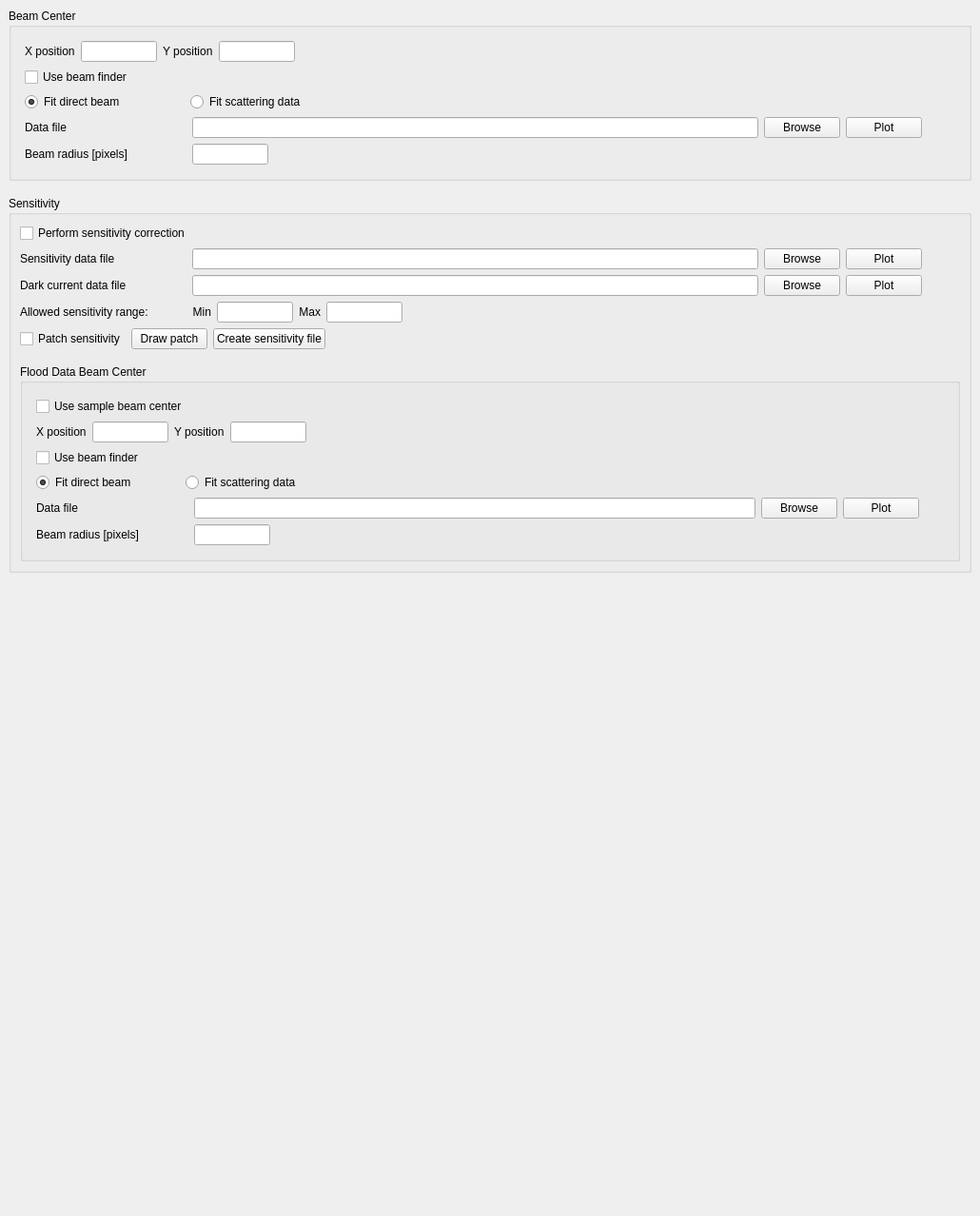
<?xml version="1.0" encoding="UTF-8"?>
<ui version="4.0">
 <class>Frame</class>
 <widget class="QFrame" name="Frame">
  <property name="geometry">
   <rect>
    <x>0</x>
    <y>0</y>
    <width>1030</width>
    <height>1278</height>
   </rect>
  </property>
  <property name="sizePolicy">
   <sizepolicy hsizetype="Expanding" vsizetype="Preferred">
    <horstretch>0</horstretch>
    <verstretch>0</verstretch>
   </sizepolicy>
  </property>
  <property name="windowTitle">
   <string>Frame</string>
  </property>
  <property name="frameShape">
   <enum>QFrame::NoFrame</enum>
  </property>
  <property name="frameShadow">
   <enum>QFrame::Raised</enum>
  </property>
  <layout class="QVBoxLayout" name="verticalLayout">
   <property name="margin">
    <number>0</number>
   </property>
   <item>
    <widget class="QScrollArea" name="scrollArea">
     <property name="frameShape">
      <enum>QFrame::NoFrame</enum>
     </property>
     <property name="widgetResizable">
      <bool>true</bool>
     </property>
     <widget class="QWidget" name="scrollAreaWidgetContents">
      <property name="geometry">
       <rect>
        <x>0</x>
        <y>0</y>
        <width>1030</width>
        <height>1278</height>
       </rect>
      </property>
      <layout class="QVBoxLayout" name="verticalLayout_9">
       <item>
        <widget class="QGroupBox" name="beam_center_grpbox">
         <property name="sizePolicy">
          <sizepolicy hsizetype="Expanding" vsizetype="Preferred">
           <horstretch>0</horstretch>
           <verstretch>0</verstretch>
          </sizepolicy>
         </property>
         <property name="title">
          <string>Beam Center</string>
         </property>
         <layout class="QVBoxLayout" name="verticalLayout_5">
          <item>
           <layout class="QVBoxLayout" name="verticalLayout_4">
            <property name="sizeConstraint">
             <enum>QLayout::SetMaximumSize</enum>
            </property>
            <property name="margin">
             <number>5</number>
            </property>
            <item>
             <layout class="QHBoxLayout" name="horizontalLayout">
              <item>
               <widget class="QLabel" name="x_pos_label">
                <property name="sizePolicy">
                 <sizepolicy hsizetype="Preferred" vsizetype="Fixed">
                  <horstretch>0</horstretch>
                  <verstretch>0</verstretch>
                 </sizepolicy>
                </property>
                <property name="text">
                 <string>X position</string>
                </property>
               </widget>
              </item>
              <item>
               <widget class="QLineEdit" name="x_pos_edit">
                <property name="minimumSize">
                 <size>
                  <width>80</width>
                  <height>0</height>
                 </size>
                </property>
                <property name="maximumSize">
                 <size>
                  <width>80</width>
                  <height>16777215</height>
                 </size>
                </property>
                <property name="toolTip">
                 <string>Position of the beam in X, in pixels</string>
                </property>
               </widget>
              </item>
              <item>
               <widget class="QLabel" name="y_pos_label">
                <property name="sizePolicy">
                 <sizepolicy hsizetype="Preferred" vsizetype="Fixed">
                  <horstretch>0</horstretch>
                  <verstretch>0</verstretch>
                 </sizepolicy>
                </property>
                <property name="text">
                 <string>Y position</string>
                </property>
               </widget>
              </item>
              <item>
               <widget class="QLineEdit" name="y_pos_edit">
                <property name="minimumSize">
                 <size>
                  <width>80</width>
                  <height>0</height>
                 </size>
                </property>
                <property name="maximumSize">
                 <size>
                  <width>80</width>
                  <height>16777215</height>
                 </size>
                </property>
                <property name="toolTip">
                 <string>Position of the beam in Y, in pixels.</string>
                </property>
               </widget>
              </item>
              <item>
               <spacer name="horizontalSpacer_4">
                <property name="orientation">
                 <enum>Qt::Horizontal</enum>
                </property>
                <property name="sizeHint" stdset="0">
                 <size>
                  <width>40</width>
                  <height>20</height>
                 </size>
                </property>
               </spacer>
              </item>
             </layout>
            </item>
            <item>
             <widget class="QCheckBox" name="use_beam_finder_checkbox">
              <property name="sizePolicy">
               <sizepolicy hsizetype="Expanding" vsizetype="Fixed">
                <horstretch>0</horstretch>
                <verstretch>0</verstretch>
               </sizepolicy>
              </property>
              <property name="toolTip">
               <string>Select to let the reduction software find the beam center.</string>
              </property>
              <property name="text">
               <string>Use beam finder</string>
              </property>
             </widget>
            </item>
            <item>
             <layout class="QHBoxLayout" name="horizontalLayout_2">
              <item>
               <widget class="QRadioButton" name="direct_beam">
                <property name="minimumSize">
                 <size>
                  <width>168</width>
                  <height>0</height>
                 </size>
                </property>
                <property name="toolTip">
                 <string>Fit the direct beam to obtain the beam center.</string>
                </property>
                <property name="text">
                 <string>Fit direct beam</string>
                </property>
                <property name="checked">
                 <bool>true</bool>
                </property>
               </widget>
              </item>
              <item>
               <widget class="QRadioButton" name="scattering_data">
                <property name="toolTip">
                 <string>Fit only the scattering profile to obtain the beam center.</string>
                </property>
                <property name="text">
                 <string>Fit scattering data</string>
                </property>
               </widget>
              </item>
              <item>
               <spacer name="horizontalSpacer_2">
                <property name="orientation">
                 <enum>Qt::Horizontal</enum>
                </property>
                <property name="sizeHint" stdset="0">
                 <size>
                  <width>40</width>
                  <height>0</height>
                 </size>
                </property>
               </spacer>
              </item>
             </layout>
            </item>
            <item>
             <layout class="QHBoxLayout" name="horizontalLayout_4">
              <item>
               <widget class="QLabel" name="data_file_label">
                <property name="sizePolicy">
                 <sizepolicy hsizetype="Fixed" vsizetype="Preferred">
                  <horstretch>0</horstretch>
                  <verstretch>0</verstretch>
                 </sizepolicy>
                </property>
                <property name="minimumSize">
                 <size>
                  <width>170</width>
                  <height>0</height>
                 </size>
                </property>
                <property name="maximumSize">
                 <size>
                  <width>170</width>
                  <height>16777215</height>
                 </size>
                </property>
                <property name="text">
                 <string>Data file </string>
                </property>
               </widget>
              </item>
              <item>
               <widget class="QLineEdit" name="beam_data_file_edit">
                <property name="minimumSize">
                 <size>
                  <width>300</width>
                  <height>0</height>
                 </size>
                </property>
                <property name="toolTip">
                 <string>Enter the file path of a direct beam data file.</string>
                </property>
               </widget>
              </item>
              <item>
               <widget class="QPushButton" name="data_file_browse_button">
                <property name="sizePolicy">
                 <sizepolicy hsizetype="Fixed" vsizetype="Fixed">
                  <horstretch>0</horstretch>
                  <verstretch>0</verstretch>
                 </sizepolicy>
                </property>
                <property name="toolTip">
                 <string/>
                </property>
                <property name="text">
                 <string>Browse</string>
                </property>
               </widget>
              </item>
              <item>
               <widget class="QPushButton" name="data_file_plot_button">
                <property name="sizePolicy">
                 <sizepolicy hsizetype="Fixed" vsizetype="Fixed">
                  <horstretch>0</horstretch>
                  <verstretch>0</verstretch>
                 </sizepolicy>
                </property>
                <property name="minimumSize">
                 <size>
                  <width>0</width>
                  <height>0</height>
                 </size>
                </property>
                <property name="maximumSize">
                 <size>
                  <width>16777215</width>
                  <height>16777215</height>
                 </size>
                </property>
                <property name="toolTip">
                 <string>Click to plot 2D data.</string>
                </property>
                <property name="text">
                 <string>Plot</string>
                </property>
               </widget>
              </item>
              <item>
               <spacer name="horizontalSpacer">
                <property name="orientation">
                 <enum>Qt::Horizontal</enum>
                </property>
                <property name="sizeType">
                 <enum>QSizePolicy::Fixed</enum>
                </property>
                <property name="sizeHint" stdset="0">
                 <size>
                  <width>35</width>
                  <height>20</height>
                 </size>
                </property>
               </spacer>
              </item>
             </layout>
            </item>
            <item>
             <layout class="QHBoxLayout" name="horizontalLayout_3">
              <item>
               <widget class="QLabel" name="beam_radius_label">
                <property name="sizePolicy">
                 <sizepolicy hsizetype="Fixed" vsizetype="Preferred">
                  <horstretch>0</horstretch>
                  <verstretch>0</verstretch>
                 </sizepolicy>
                </property>
                <property name="minimumSize">
                 <size>
                  <width>170</width>
                  <height>0</height>
                 </size>
                </property>
                <property name="text">
                 <string>Beam radius [pixels]</string>
                </property>
               </widget>
              </item>
              <item>
               <widget class="QLineEdit" name="beam_radius_edit">
                <property name="sizePolicy">
                 <sizepolicy hsizetype="Fixed" vsizetype="Fixed">
                  <horstretch>0</horstretch>
                  <verstretch>0</verstretch>
                 </sizepolicy>
                </property>
                <property name="minimumSize">
                 <size>
                  <width>80</width>
                  <height>0</height>
                 </size>
                </property>
                <property name="maximumSize">
                 <size>
                  <width>80</width>
                  <height>16777215</height>
                 </size>
                </property>
                <property name="toolTip">
                 <string>Enter the radius of the beam in pixels.</string>
                </property>
               </widget>
              </item>
              <item>
               <spacer name="horizontalSpacer_3">
                <property name="orientation">
                 <enum>Qt::Horizontal</enum>
                </property>
                <property name="sizeHint" stdset="0">
                 <size>
                  <width>40</width>
                  <height>20</height>
                 </size>
                </property>
               </spacer>
              </item>
             </layout>
            </item>
           </layout>
          </item>
         </layout>
        </widget>
       </item>
       <item>
        <spacer name="verticalSpacer_3">
         <property name="orientation">
          <enum>Qt::Vertical</enum>
         </property>
         <property name="sizeType">
          <enum>QSizePolicy::Fixed</enum>
         </property>
         <property name="sizeHint" stdset="0">
          <size>
           <width>20</width>
           <height>10</height>
          </size>
         </property>
        </spacer>
       </item>
       <item>
        <widget class="QGroupBox" name="sensitivity_grpbox">
         <property name="sizePolicy">
          <sizepolicy hsizetype="Expanding" vsizetype="Preferred">
           <horstretch>0</horstretch>
           <verstretch>0</verstretch>
          </sizepolicy>
         </property>
         <property name="title">
          <string>Sensitivity</string>
         </property>
         <layout class="QVBoxLayout" name="verticalLayout_8">
          <item>
           <widget class="QCheckBox" name="sensitivity_chk">
            <property name="toolTip">
             <string>Select to perform a detector sensitivity correction.</string>
            </property>
            <property name="text">
             <string>Perform sensitivity correction</string>
            </property>
           </widget>
          </item>
          <item>
           <layout class="QHBoxLayout" name="horizontalLayout_9">
            <item>
             <widget class="QLabel" name="sensitivity_file_label">
              <property name="sizePolicy">
               <sizepolicy hsizetype="Fixed" vsizetype="Preferred">
                <horstretch>0</horstretch>
                <verstretch>0</verstretch>
               </sizepolicy>
              </property>
              <property name="minimumSize">
               <size>
                <width>175</width>
                <height>0</height>
               </size>
              </property>
              <property name="text">
               <string>Sensitivity data file</string>
              </property>
              <property name="alignment">
               <set>Qt::AlignLeading|Qt::AlignLeft|Qt::AlignVCenter</set>
              </property>
              <property name="wordWrap">
               <bool>false</bool>
              </property>
              <property name="indent">
               <number>0</number>
              </property>
             </widget>
            </item>
            <item>
             <widget class="QLineEdit" name="sensitivity_file_edit">
              <property name="sizePolicy">
               <sizepolicy hsizetype="Expanding" vsizetype="Fixed">
                <horstretch>0</horstretch>
                <verstretch>0</verstretch>
               </sizepolicy>
              </property>
              <property name="minimumSize">
               <size>
                <width>300</width>
                <height>0</height>
               </size>
              </property>
              <property name="baseSize">
               <size>
                <width>0</width>
                <height>0</height>
               </size>
              </property>
              <property name="toolTip">
               <string>Enter a valid file path to be used for the detector sensitivity data.</string>
              </property>
             </widget>
            </item>
            <item>
             <widget class="QPushButton" name="sensitivity_browse_button">
              <property name="sizePolicy">
               <sizepolicy hsizetype="Fixed" vsizetype="Fixed">
                <horstretch>0</horstretch>
                <verstretch>0</verstretch>
               </sizepolicy>
              </property>
              <property name="toolTip">
               <string/>
              </property>
              <property name="text">
               <string>Browse</string>
              </property>
             </widget>
            </item>
            <item>
             <widget class="QPushButton" name="sensitivity_plot_button">
              <property name="sizePolicy">
               <sizepolicy hsizetype="Fixed" vsizetype="Fixed">
                <horstretch>0</horstretch>
                <verstretch>0</verstretch>
               </sizepolicy>
              </property>
              <property name="minimumSize">
               <size>
                <width>0</width>
                <height>0</height>
               </size>
              </property>
              <property name="maximumSize">
               <size>
                <width>16777215</width>
                <height>16777215</height>
               </size>
              </property>
              <property name="toolTip">
               <string>Click to plot 2D data.</string>
              </property>
              <property name="text">
               <string>Plot</string>
              </property>
             </widget>
            </item>
            <item>
             <spacer name="horizontalSpacer_8">
              <property name="orientation">
               <enum>Qt::Horizontal</enum>
              </property>
              <property name="sizeType">
               <enum>QSizePolicy::Fixed</enum>
              </property>
              <property name="sizeHint" stdset="0">
               <size>
                <width>40</width>
                <height>20</height>
               </size>
              </property>
             </spacer>
            </item>
           </layout>
          </item>
          <item>
           <layout class="QHBoxLayout" name="sensitivity_dark_layout">
            <item>
             <widget class="QLabel" name="sensitivity_dark_file_label">
              <property name="sizePolicy">
               <sizepolicy hsizetype="Fixed" vsizetype="Preferred">
                <horstretch>0</horstretch>
                <verstretch>0</verstretch>
               </sizepolicy>
              </property>
              <property name="minimumSize">
               <size>
                <width>175</width>
                <height>0</height>
               </size>
              </property>
              <property name="text">
               <string>Dark current data file</string>
              </property>
              <property name="alignment">
               <set>Qt::AlignLeading|Qt::AlignLeft|Qt::AlignVCenter</set>
              </property>
              <property name="wordWrap">
               <bool>false</bool>
              </property>
              <property name="indent">
               <number>0</number>
              </property>
             </widget>
            </item>
            <item>
             <widget class="QLineEdit" name="sensitivity_dark_file_edit">
              <property name="sizePolicy">
               <sizepolicy hsizetype="Expanding" vsizetype="Fixed">
                <horstretch>0</horstretch>
                <verstretch>0</verstretch>
               </sizepolicy>
              </property>
              <property name="minimumSize">
               <size>
                <width>300</width>
                <height>0</height>
               </size>
              </property>
              <property name="baseSize">
               <size>
                <width>0</width>
                <height>0</height>
               </size>
              </property>
              <property name="toolTip">
               <string>Enter a valid file path to be used for the dark current data.</string>
              </property>
             </widget>
            </item>
            <item>
             <widget class="QPushButton" name="sensitivity_dark_browse_button">
              <property name="sizePolicy">
               <sizepolicy hsizetype="Fixed" vsizetype="Fixed">
                <horstretch>0</horstretch>
                <verstretch>0</verstretch>
               </sizepolicy>
              </property>
              <property name="text">
               <string>Browse</string>
              </property>
             </widget>
            </item>
            <item>
             <widget class="QPushButton" name="sensitivity_dark_plot_button">
              <property name="sizePolicy">
               <sizepolicy hsizetype="Fixed" vsizetype="Fixed">
                <horstretch>0</horstretch>
                <verstretch>0</verstretch>
               </sizepolicy>
              </property>
              <property name="minimumSize">
               <size>
                <width>0</width>
                <height>0</height>
               </size>
              </property>
              <property name="maximumSize">
               <size>
                <width>16777215</width>
                <height>16777215</height>
               </size>
              </property>
              <property name="toolTip">
               <string>Click to plot 2D data.</string>
              </property>
              <property name="text">
               <string>Plot</string>
              </property>
             </widget>
            </item>
            <item>
             <spacer name="sensitivity_dark_spacer">
              <property name="orientation">
               <enum>Qt::Horizontal</enum>
              </property>
              <property name="sizeType">
               <enum>QSizePolicy::Fixed</enum>
              </property>
              <property name="sizeHint" stdset="0">
               <size>
                <width>40</width>
                <height>20</height>
               </size>
              </property>
             </spacer>
            </item>
           </layout>
          </item>
          <item>
           <layout class="QHBoxLayout" name="horizontalLayout_11">
            <item>
             <widget class="QLabel" name="sensitivity_range_label">
              <property name="sizePolicy">
               <sizepolicy hsizetype="Fixed" vsizetype="Preferred">
                <horstretch>0</horstretch>
                <verstretch>0</verstretch>
               </sizepolicy>
              </property>
              <property name="minimumSize">
               <size>
                <width>175</width>
                <height>0</height>
               </size>
              </property>
              <property name="text">
               <string>Allowed sensitivity range:</string>
              </property>
              <property name="indent">
               <number>0</number>
              </property>
             </widget>
            </item>
            <item>
             <widget class="QLabel" name="sensitivity_min_label">
              <property name="sizePolicy">
               <sizepolicy hsizetype="Preferred" vsizetype="Preferred">
                <horstretch>0</horstretch>
                <verstretch>0</verstretch>
               </sizepolicy>
              </property>
              <property name="minimumSize">
               <size>
                <width>0</width>
                <height>0</height>
               </size>
              </property>
              <property name="maximumSize">
               <size>
                <width>150</width>
                <height>16777215</height>
               </size>
              </property>
              <property name="text">
               <string>Min</string>
              </property>
              <property name="alignment">
               <set>Qt::AlignRight|Qt::AlignTrailing|Qt::AlignVCenter</set>
              </property>
             </widget>
            </item>
            <item>
             <widget class="QLineEdit" name="min_sensitivity_edit">
              <property name="sizePolicy">
               <sizepolicy hsizetype="Fixed" vsizetype="Fixed">
                <horstretch>0</horstretch>
                <verstretch>0</verstretch>
               </sizepolicy>
              </property>
              <property name="minimumSize">
               <size>
                <width>80</width>
                <height>0</height>
               </size>
              </property>
              <property name="maximumSize">
               <size>
                <width>80</width>
                <height>16777215</height>
               </size>
              </property>
              <property name="toolTip">
               <string>Enter the minimum allowed relative sensitivity for any given pixel.</string>
              </property>
             </widget>
            </item>
            <item>
             <widget class="QLabel" name="sensitivity_max_label">
              <property name="sizePolicy">
               <sizepolicy hsizetype="Preferred" vsizetype="Preferred">
                <horstretch>0</horstretch>
                <verstretch>0</verstretch>
               </sizepolicy>
              </property>
              <property name="minimumSize">
               <size>
                <width>0</width>
                <height>0</height>
               </size>
              </property>
              <property name="maximumSize">
               <size>
                <width>150</width>
                <height>16777215</height>
               </size>
              </property>
              <property name="text">
               <string>Max</string>
              </property>
              <property name="alignment">
               <set>Qt::AlignRight|Qt::AlignTrailing|Qt::AlignVCenter</set>
              </property>
             </widget>
            </item>
            <item>
             <widget class="QLineEdit" name="max_sensitivity_edit">
              <property name="sizePolicy">
               <sizepolicy hsizetype="Fixed" vsizetype="Fixed">
                <horstretch>0</horstretch>
                <verstretch>0</verstretch>
               </sizepolicy>
              </property>
              <property name="minimumSize">
               <size>
                <width>80</width>
                <height>0</height>
               </size>
              </property>
              <property name="maximumSize">
               <size>
                <width>80</width>
                <height>16777215</height>
               </size>
              </property>
              <property name="toolTip">
               <string>Enter the maximum allowed relative sensitivity for any given pixel.</string>
              </property>
             </widget>
            </item>
            <item>
             <spacer name="horizontalSpacer_10">
              <property name="orientation">
               <enum>Qt::Horizontal</enum>
              </property>
              <property name="sizeHint" stdset="0">
               <size>
                <width>40</width>
                <height>20</height>
               </size>
              </property>
             </spacer>
            </item>
           </layout>
          </item>
          <item>
           <layout class="QHBoxLayout" name="horizontalLayout_10">
            <item>
             <widget class="QCheckBox" name="patch_sensitivity_check">
              <property name="text">
               <string>Patch sensitivity</string>
              </property>
             </widget>
            </item>
            <item>
             <widget class="QPushButton" name="draw_patch_button">
              <property name="text">
               <string>Draw patch</string>
              </property>
             </widget>
            </item>
            <item>
             <widget class="QPushButton" name="create_sensitivity_button">
              <property name="text">
               <string>Create sensitivity file</string>
              </property>
             </widget>
            </item>
            <item>
             <spacer name="horizontalSpacer_9">
              <property name="orientation">
               <enum>Qt::Horizontal</enum>
              </property>
              <property name="sizeHint" stdset="0">
               <size>
                <width>40</width>
                <height>20</height>
               </size>
              </property>
             </spacer>
            </item>
           </layout>
          </item>
          <item>
           <spacer name="verticalSpacer">
            <property name="orientation">
             <enum>Qt::Vertical</enum>
            </property>
            <property name="sizeType">
             <enum>QSizePolicy::Fixed</enum>
            </property>
            <property name="sizeHint" stdset="0">
             <size>
              <width>20</width>
              <height>10</height>
             </size>
            </property>
           </spacer>
          </item>
          <item>
           <widget class="QGroupBox" name="flood_center_grpbox">
            <property name="sizePolicy">
             <sizepolicy hsizetype="Expanding" vsizetype="Preferred">
              <horstretch>0</horstretch>
              <verstretch>0</verstretch>
             </sizepolicy>
            </property>
            <property name="title">
             <string>Flood Data Beam Center</string>
            </property>
            <layout class="QVBoxLayout" name="verticalLayout_6">
             <property name="topMargin">
              <number>9</number>
             </property>
             <item>
              <layout class="QVBoxLayout" name="verticalLayout_7">
               <property name="sizeConstraint">
                <enum>QLayout::SetMaximumSize</enum>
               </property>
               <property name="margin">
                <number>5</number>
               </property>
               <item>
                <widget class="QCheckBox" name="use_sample_center_checkbox">
                 <property name="sizePolicy">
                  <sizepolicy hsizetype="Minimum" vsizetype="Fixed">
                   <horstretch>0</horstretch>
                   <verstretch>0</verstretch>
                  </sizepolicy>
                 </property>
                 <property name="toolTip">
                  <string>Select to use the same beam center for the sensitivity flood data as for the sample data.</string>
                 </property>
                 <property name="text">
                  <string>Use sample beam center</string>
                 </property>
                </widget>
               </item>
               <item>
                <layout class="QHBoxLayout" name="horizontalLayout_5">
                 <item>
                  <widget class="QLabel" name="x_pos_label_2">
                   <property name="sizePolicy">
                    <sizepolicy hsizetype="Preferred" vsizetype="Fixed">
                     <horstretch>0</horstretch>
                     <verstretch>0</verstretch>
                    </sizepolicy>
                   </property>
                   <property name="text">
                    <string>X position</string>
                   </property>
                  </widget>
                 </item>
                 <item>
                  <widget class="QLineEdit" name="x_pos_edit_2">
                   <property name="minimumSize">
                    <size>
                     <width>80</width>
                     <height>0</height>
                    </size>
                   </property>
                   <property name="maximumSize">
                    <size>
                     <width>80</width>
                     <height>16777215</height>
                    </size>
                   </property>
                   <property name="toolTip">
                    <string>Position of the beam in X, in pixels</string>
                   </property>
                  </widget>
                 </item>
                 <item>
                  <widget class="QLabel" name="y_pos_label_2">
                   <property name="sizePolicy">
                    <sizepolicy hsizetype="Preferred" vsizetype="Fixed">
                     <horstretch>0</horstretch>
                     <verstretch>0</verstretch>
                    </sizepolicy>
                   </property>
                   <property name="text">
                    <string>Y position</string>
                   </property>
                  </widget>
                 </item>
                 <item>
                  <widget class="QLineEdit" name="y_pos_edit_2">
                   <property name="minimumSize">
                    <size>
                     <width>80</width>
                     <height>0</height>
                    </size>
                   </property>
                   <property name="maximumSize">
                    <size>
                     <width>80</width>
                     <height>16777215</height>
                    </size>
                   </property>
                   <property name="toolTip">
                    <string>Position of the beam in Y, in pixels.</string>
                   </property>
                  </widget>
                 </item>
                 <item>
                  <spacer name="horizontalSpacer_5">
                   <property name="orientation">
                    <enum>Qt::Horizontal</enum>
                   </property>
                   <property name="sizeHint" stdset="0">
                    <size>
                     <width>40</width>
                     <height>20</height>
                    </size>
                   </property>
                  </spacer>
                 </item>
                </layout>
               </item>
               <item>
                <layout class="QHBoxLayout" name="horizontalLayout_12">
                 <item>
                  <widget class="QCheckBox" name="use_beam_finder_checkbox_2">
                   <property name="sizePolicy">
                    <sizepolicy hsizetype="Minimum" vsizetype="Fixed">
                     <horstretch>0</horstretch>
                     <verstretch>0</verstretch>
                    </sizepolicy>
                   </property>
                   <property name="minimumSize">
                    <size>
                     <width>150</width>
                     <height>0</height>
                    </size>
                   </property>
                   <property name="toolTip">
                    <string>Select to let the reduction software find the beam center.</string>
                   </property>
                   <property name="text">
                    <string>Use beam finder</string>
                   </property>
                  </widget>
                 </item>
                 <item>
                  <spacer name="horizontalSpacer_12">
                   <property name="orientation">
                    <enum>Qt::Horizontal</enum>
                   </property>
                   <property name="sizeHint" stdset="0">
                    <size>
                     <width>40</width>
                     <height>20</height>
                    </size>
                   </property>
                  </spacer>
                 </item>
                </layout>
               </item>
               <item>
                <layout class="QHBoxLayout" name="horizontalLayout_7">
                 <item>
                  <widget class="QRadioButton" name="direct_beam_2">
                   <property name="minimumSize">
                    <size>
                     <width>151</width>
                     <height>0</height>
                    </size>
                   </property>
                   <property name="toolTip">
                    <string>Fit the direct beam to obtain the beam center.</string>
                   </property>
                   <property name="text">
                    <string>Fit direct beam</string>
                   </property>
                   <property name="checked">
                    <bool>true</bool>
                   </property>
                  </widget>
                 </item>
                 <item>
                  <widget class="QRadioButton" name="scattering_data_2">
                   <property name="toolTip">
                    <string>Fit only the scattering profile to obtain the beam center.</string>
                   </property>
                   <property name="text">
                    <string>Fit scattering data</string>
                   </property>
                  </widget>
                 </item>
                 <item>
                  <spacer name="horizontalSpacer_6">
                   <property name="orientation">
                    <enum>Qt::Horizontal</enum>
                   </property>
                   <property name="sizeHint" stdset="0">
                    <size>
                     <width>40</width>
                     <height>20</height>
                    </size>
                   </property>
                  </spacer>
                 </item>
                </layout>
               </item>
               <item>
                <layout class="QHBoxLayout" name="horizontalLayout_6">
                 <item>
                  <widget class="QLabel" name="data_file_label_2">
                   <property name="sizePolicy">
                    <sizepolicy hsizetype="Fixed" vsizetype="Preferred">
                     <horstretch>0</horstretch>
                     <verstretch>0</verstretch>
                    </sizepolicy>
                   </property>
                   <property name="minimumSize">
                    <size>
                     <width>160</width>
                     <height>0</height>
                    </size>
                   </property>
                   <property name="text">
                    <string>Data file</string>
                   </property>
                  </widget>
                 </item>
                 <item>
                  <widget class="QLineEdit" name="beam_data_file_edit_2">
                   <property name="minimumSize">
                    <size>
                     <width>300</width>
                     <height>0</height>
                    </size>
                   </property>
                   <property name="toolTip">
                    <string>Enter the file path of a direct beam data file.</string>
                   </property>
                  </widget>
                 </item>
                 <item>
                  <widget class="QPushButton" name="data_file_browse_button_2">
                   <property name="sizePolicy">
                    <sizepolicy hsizetype="Fixed" vsizetype="Fixed">
                     <horstretch>0</horstretch>
                     <verstretch>0</verstretch>
                    </sizepolicy>
                   </property>
                   <property name="text">
                    <string>Browse</string>
                   </property>
                  </widget>
                 </item>
                 <item>
                  <widget class="QPushButton" name="data_file_plot_button_2">
                   <property name="sizePolicy">
                    <sizepolicy hsizetype="Fixed" vsizetype="Fixed">
                     <horstretch>0</horstretch>
                     <verstretch>0</verstretch>
                    </sizepolicy>
                   </property>
                   <property name="minimumSize">
                    <size>
                     <width>0</width>
                     <height>0</height>
                    </size>
                   </property>
                   <property name="maximumSize">
                    <size>
                     <width>16777215</width>
                     <height>16777215</height>
                    </size>
                   </property>
                   <property name="toolTip">
                    <string>Click to plot 2D data.</string>
                   </property>
                   <property name="text">
                    <string>Plot</string>
                   </property>
                  </widget>
                 </item>
                 <item>
                  <spacer name="horizontalSpacer_11">
                   <property name="orientation">
                    <enum>Qt::Horizontal</enum>
                   </property>
                   <property name="sizeType">
                    <enum>QSizePolicy::Fixed</enum>
                   </property>
                   <property name="sizeHint" stdset="0">
                    <size>
                     <width>26</width>
                     <height>20</height>
                    </size>
                   </property>
                  </spacer>
                 </item>
                </layout>
               </item>
               <item>
                <layout class="QHBoxLayout" name="horizontalLayout_8">
                 <item>
                  <widget class="QLabel" name="beam_radius_label_2">
                   <property name="sizePolicy">
                    <sizepolicy hsizetype="Fixed" vsizetype="Preferred">
                     <horstretch>0</horstretch>
                     <verstretch>0</verstretch>
                    </sizepolicy>
                   </property>
                   <property name="minimumSize">
                    <size>
                     <width>160</width>
                     <height>0</height>
                    </size>
                   </property>
                   <property name="text">
                    <string>Beam radius [pixels]</string>
                   </property>
                  </widget>
                 </item>
                 <item>
                  <widget class="QLineEdit" name="beam_radius_edit_2">
                   <property name="sizePolicy">
                    <sizepolicy hsizetype="Fixed" vsizetype="Fixed">
                     <horstretch>0</horstretch>
                     <verstretch>0</verstretch>
                    </sizepolicy>
                   </property>
                   <property name="minimumSize">
                    <size>
                     <width>80</width>
                     <height>0</height>
                    </size>
                   </property>
                   <property name="maximumSize">
                    <size>
                     <width>80</width>
                     <height>16777215</height>
                    </size>
                   </property>
                   <property name="toolTip">
                    <string>Enter the radius of the beam in pixels.</string>
                   </property>
                  </widget>
                 </item>
                 <item>
                  <spacer name="horizontalSpacer_7">
                   <property name="orientation">
                    <enum>Qt::Horizontal</enum>
                   </property>
                   <property name="sizeHint" stdset="0">
                    <size>
                     <width>40</width>
                     <height>20</height>
                    </size>
                   </property>
                  </spacer>
                 </item>
                </layout>
               </item>
              </layout>
             </item>
            </layout>
           </widget>
          </item>
         </layout>
        </widget>
       </item>
       <item>
        <spacer name="verticalSpacer_2">
         <property name="orientation">
          <enum>Qt::Vertical</enum>
         </property>
         <property name="sizeType">
          <enum>QSizePolicy::Expanding</enum>
         </property>
         <property name="sizeHint" stdset="0">
          <size>
           <width>20</width>
           <height>40</height>
          </size>
         </property>
        </spacer>
       </item>
      </layout>
     </widget>
    </widget>
   </item>
  </layout>
 </widget>
 <resources/>
 <connections/>
 <slots>
  <slot>use_beam_finder_changed()</slot>
  <slot>fit_scattering_data()</slot>
  <slot>fit_direct_beam()</slot>
 </slots>
</ui>
